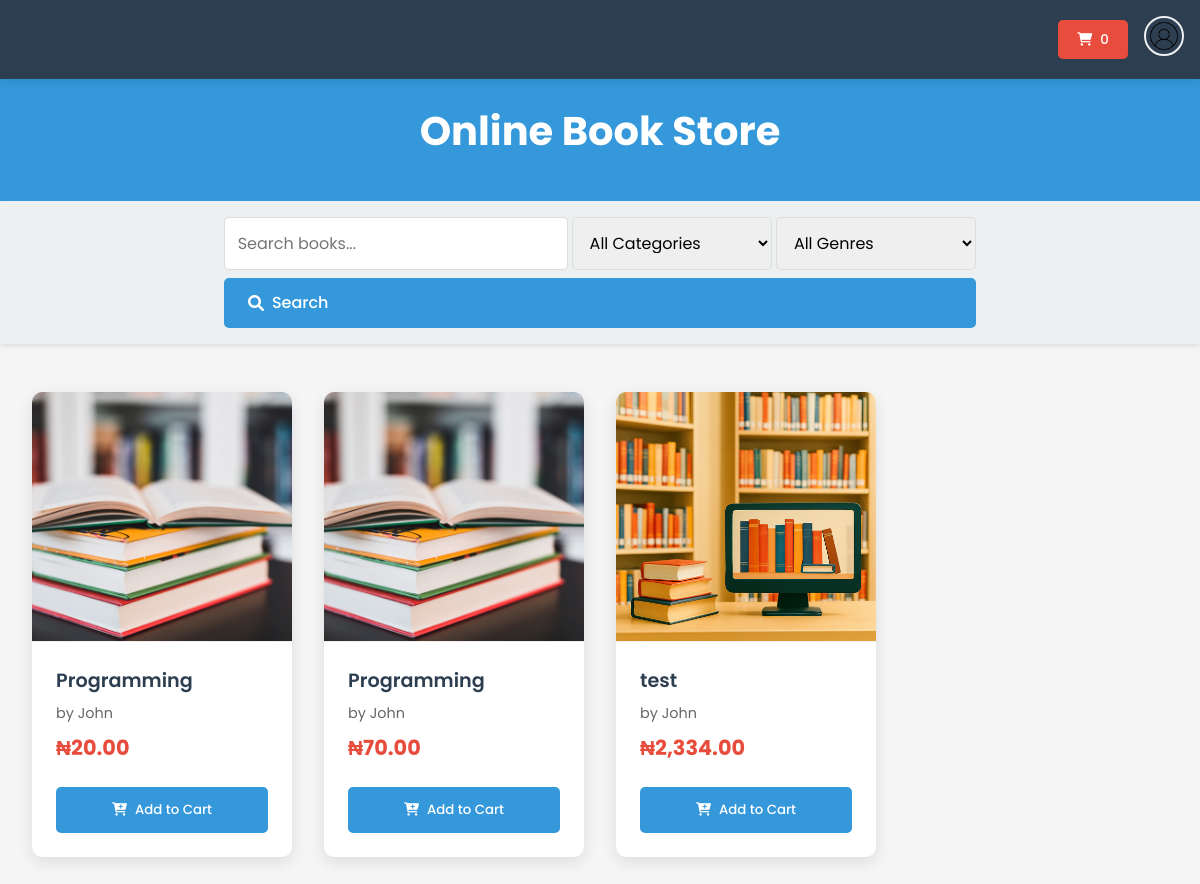
Page /library.php (signed in) on the committed database.
### tables this page shows
CREATE TABLE `books` (
  `id` int(11) NOT NULL,
  `title` varchar(255) NOT NULL,
  `author` varchar(255) NOT NULL,
  `price` decimal(10,2) NOT NULL,
  `category` varchar(100) DEFAULT NULL,
  `genre` varchar(100) DEFAULT NULL,
  `image_path` varchar(255) DEFAULT NULL,
  `file_path` varchar(255) DEFAULT NULL,
  `description` text DEFAULT NULL,
  `created_at` timestamp NOT NULL DEFAULT current_timestamp()
);

### library.php (the view, shortened to what this page needs)
<?php
require_once './php/db.php';
$naira = "&#x20A6;";
$query = isset($_GET['query']) ? trim($_GET['query']) : '';
$sql = "SELECT * FROM books WHERE 1=1";
$params = [];
$stmt = $pdo->prepare($sql);
$stmt->execute($params);
$books = $stmt->fetchAll(PDO::FETCH_ASSOC);
$cart_stmt = $pdo->prepare("
  SELECT COUNT(*) as count, SUM(b.price * c.quantity) as total
  FROM cart c
  JOIN books b ON c.book_id = b.id
  WHERE c.user_id = ?
");
$cart_stmt->execute([$_SESSION['user_id']]);
$cart_data = $cart_stmt->fetch(PDO::FETCH_ASSOC);
$cart_count = $cart_data['count'] ?? 0;
?>
<!DOCTYPE html>
<html lang="en">
<head>
  <link rel="stylesheet" href="https://cdnjs.cloudflare.com/ajax/libs/font-awesome/6.0.0-beta3/css/all.min.css">
</head>
<body>
  <header class="main-header">
    <div class="cart-container">
      <button class="cart-btn" onclick="toggleCartDropdown()">
        <i class="fas fa-shopping-cart"></i> <span id="cart-count"><?= $cart_count ?></span>
      </button>
    </div>
    <div class="profile-dropdown" onclick="toggleSidebar()">
      <img src="images/user-profile-icon-free-vector_prev_ui.png" alt="User" class="profile-icon" />
    </div>
  </header>
  <div class="header" style="margin-top: 5px;">
    <h1>Online Book Store</h1>
  </div>
  <div class="search-bar">
    <form action="library.php" method="GET">
      <input type="text" name="query" placeholder="Search books..." value="<?= htmlspecialchars($query) ?>">
      <select name="category">
        <option value="">All Categories</option>
      </select>
      <select name="genre">
        <option value="">All Genres</option>
      </select>
      <button type="submit" style="width: 100%; margin-top: 8px;">
        <i class="fas fa-search"></i> Search
      </button>
    </form>
  </div>
  <div class="store-container" id="store">
    <?php if (empty($books)): ?>
      <p class="no-books">No books found matching your criteria.</p>
    <?php else: ?>
      <?php foreach ($books as $book): ?>
        <div class="book">
          <img src="<?= htmlspecialchars($book['image_path'] ?: 'https://via.placeholder.com/150') ?>" alt="<?= htmlspecialchars($book['title']) ?>">
          <div class="book-details">
            <div class="book-title"><?= htmlspecialchars($book['title']) ?></div>
            <div class="book-author">by <?= htmlspecialchars($book['author']) ?></div>
            <div class="book-price"><?php echo $naira ?><?= number_format($book['price'], 2) ?></div>
            <button class="add-to-cart" onclick="addToCart(<?= $book['id'] ?>, '<?= htmlspecialchars(addslashes($book['title'])) ?>', <?= $book['price'] ?>, event)">
              <i class="fas fa-cart-plus"></i> Add to Cart
            </button>
          </div>
        </div>
      <?php endforeach; ?>
    <?php endif; ?>
  </div>
</body>
</html>

### library.php (style rules this page uses)
:root { --primary-color: #2c3e50; --secondary-color: #3498db; --accent-color: #e74c3c; --light-color: #ecf0f1; --dark-color: #2c3e50; --sidebar-width: 300px; --success-color: #2ecc71; --warning-color: #f39c12; }
* { margin: 0; padding: 0; box-sizing: border-box; font-family: 'Poppins', sans-serif; }
body { background-color: #f5f5f5; transition: all 0.3s ease; position: relative; min-height: 100vh; }
.main-header { display: flex; justify-content: flex-end; align-items: center; padding: 1rem; background-color: var(--primary-color); color: white; position: fixed; top: 0; left: 0; right: 0; z-index: 100; box-shadow: 0 2px 10px rgba(0, 0, 0, 0.1); }
.profile-dropdown { position: relative; cursor: pointer; margin-left: 1rem; }
.profile-icon { width: 40px; height: 40px; border-radius: 50%; object-fit: cover; border: 2px solid var(--light-color); transition: transform 0.3s ease; }
.header { text-align: center; padding: 6rem 0 2rem; background-color: var(--secondary-color); color: white; }
.header h1 { font-size: 2.5rem; margin-bottom: 0.5rem; }
.search-bar { display: flex; justify-content: center; padding: 1rem; background-color: var(--light-color); flex-wrap: wrap; gap: 0.5rem; position: sticky; top: 70px; z-index: 90; box-shadow: 0 2px 5px rgba(0, 0, 0, 0.1); }
.search-bar input, .search-bar select { padding: 0.8rem; border: 1px solid #ddd; border-radius: 5px; font-size: 1rem; min-width: 200px; transition: all 0.3s ease; }
.search-bar button { padding: 0.8rem 1.5rem; background-color: var(--secondary-color); color: white; border: none; border-radius: 5px; cursor: pointer; font-size: 1rem; font-weight: 500; transition: all 0.3s ease; display: flex; align-items: center; gap: 0.5rem; }
.store-container { display: grid; grid-template-columns: repeat(auto-fill, minmax(250px, 1fr)); gap: 2rem; padding: 2rem; margin-top: 1rem; overflow-y: auto; }
.book { background: white; border-radius: 10px; overflow: hidden; box-shadow: 0 5px 15px rgba(0, 0, 0, 0.1); transition: all 0.3s ease; display: flex; flex-direction: column; }
.book img { width: 100%; height: 250px; object-fit: cover; border-bottom: 1px solid #eee; }
.book-details { padding: 1.5rem; flex: 1; display: flex; flex-direction: column; }
.book-title { font-weight: 600; margin-bottom: 0.5rem; font-size: 1.2rem; color: var(--dark-color); }
.book-author { color: #666; margin-bottom: 0.5rem; font-size: 0.9rem; }
.book-price { font-weight: bold; color: var(--accent-color); margin-bottom: 1.5rem; font-size: 1.3rem; }
.add-to-cart { width: 100%; padding: 0.8rem; background-color: var(--secondary-color); color: white; border: none; border-radius: 5px; cursor: pointer; transition: all 0.3s ease; font-weight: 500; margin-top: auto; display: flex; align-items: center; justify-content: center; gap: 0.5rem; }
.cart-container { position: relative; }
.cart-btn { padding: 0.6rem 1.2rem; background-color: var(--accent-color); color: white; border: none; border-radius: 5px; cursor: pointer; font-weight: 500; transition: all 0.3s ease; display: flex; align-items: center; gap: 0.5rem; }

### rows in the picture
books: image_path (picture), title "Programming", author "John", price "20.00"
books: image_path (picture), title "Programming", author "John", price "70.00"
books: image_path+title (picture), title "test", author "John", price "2,334.00"

### other values in the picture
$cart_count "0"
